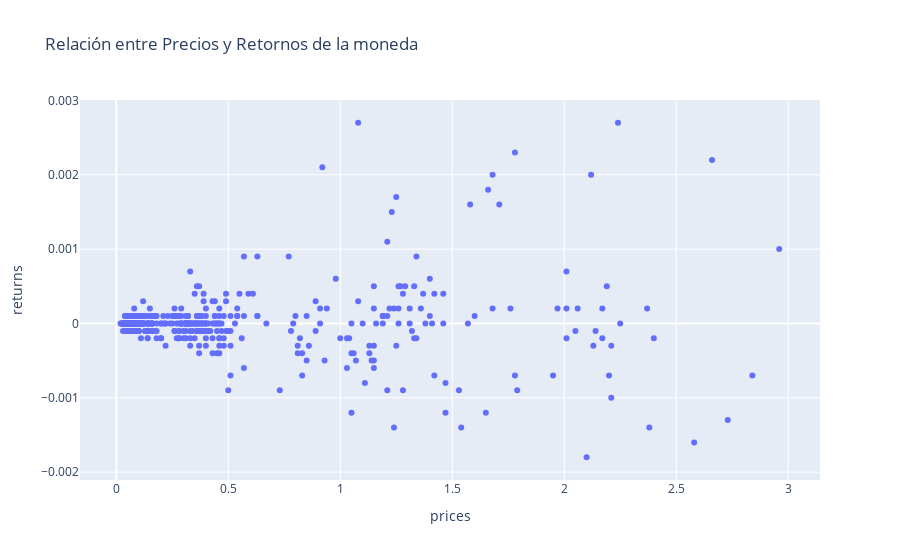

The code cell stored with this chart in its notebook:
### Code cell
# Crear un gráfico de barras de las diferencias de precios en diferentes fechas
fig_price_returns = px.scatter(cardano_df, x='prices', y='returns', title='Relación entre Precios y Retornos de la moneda')
fig_price_returns.show()

### Figure 1 — Plotly figure (JSON) as saved in the notebook; plotly's stock layout.template omitted (floating-point values rounded to 4 significant figures; data arrays with more than 128 entries replaced by an {"elided": "..."} marker saying what was removed)
{"data": [{"hovertemplate": "prices=%{x}<br>returns=%{y}<extra></extra>", "legendgroup": "", "marker": {"color": "#636efa", "symbol": "circle"}, "mode": "markers", "name": "", "orientation": "v", "showlegend": false, "type": "scatter", "x": {"elided": "556 float values"}, "xaxis": "x", "y": {"elided": "556 float values"}, "yaxis": "y"}], "layout": {"legend": {"tracegroupgap": 0}, "title": {"text": "Relación entre Precios y Retornos de la moneda"}, "xaxis": {"anchor": "y", "domain": [0, 1], "title": {"text": "prices"}}, "yaxis": {"anchor": "x", "domain": [0, 1], "title": {"text": "returns"}}}}
